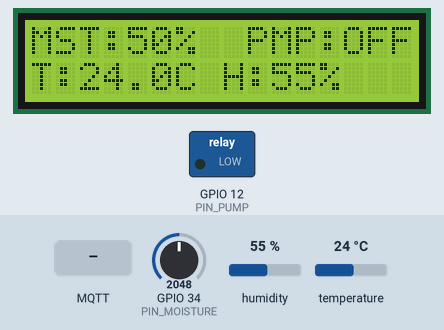
Bench run of a sketch on a simulated ESP32. Shown: 16×2 character LCD, switched loads named in the sketch (green lamp = pin HIGH). The inputs (shaded band) are chosen by the test bench; at power-on: humidity 55 %, GPIO 34 (PIN_MOISTURE) = 2048, temperature 24 °C. WiFi joins after 1.5 s; servers stay silent unless stated; random numbers use the default seed unless the sketch sets one; no MQTT or app messages arrive unless stated; what the sketch prints to the serial monitor is not drawn.

Above: at 5.8 s.
5.9 s: MQTT message "1" arrives on the first subscribed topic
At 7.1 s:
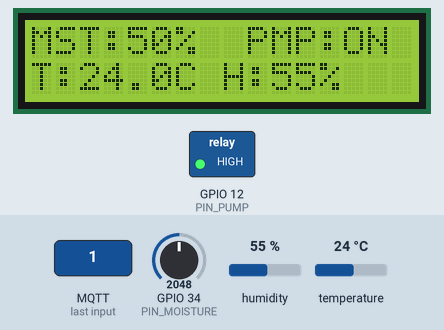
7.4 s: humidity set to 22 %
At 9.4 s:
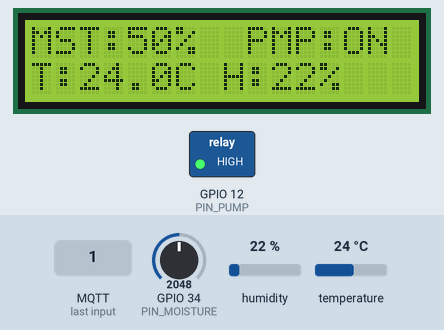
9.7 s: GPIO 34 (PIN_MOISTURE) set to 2866
At 11.3 s:
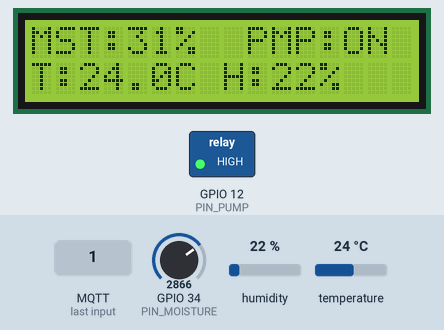
12.2 s: MQTT message "0" arrives on the first subscribed topic
At 13.3 s:
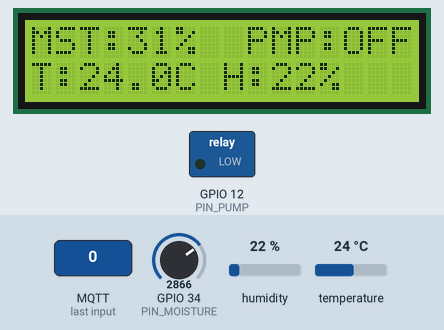
13.7 s: MQTT message "ON" arrives on the first subscribed topic
At 14.4 s:
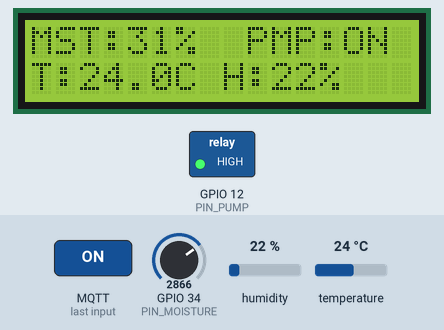
20.7 s: temperature set to 12 °C
At 21.5 s:
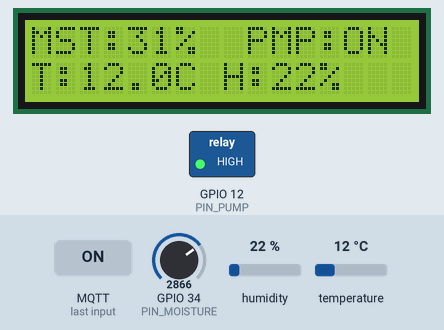
Timing chart, 0 to 23.2 s (numbered marks = the images above; inputs shaded):
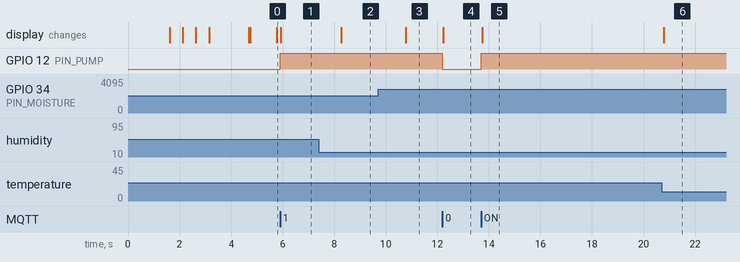

The sketch:

wokwi.ino
```cpp
#include <WiFi.h>
#include <PubSubClient.h>
#include <DHT.h>
#include <Wire.h>
#include <LiquidCrystal_I2C.h>
#include <ArduinoJson.h>

// --- Configuration ---
const char* ssid = "Wokwi-GUEST";
const char* password = "";
const char* mqtt_server = "broker.hivemq.com";
const int mqtt_port = 1883;

// Topic Designations
const char* topic_telemetry = "agrisense/node_wokwi/telemetry";
const char* topic_pump_cmd  = "agrisense/node_wokwi/pump";

// Pin Setup
#define PIN_MOISTURE 34  // Analog pin for potentiometer
#define PIN_DHT      15  // Digital pin for DHT22
#define PIN_PUMP     12  // Digital pin for Relay/LED

// DHT22 Instantiation
#define DHTTYPE DHT22
DHT dht(PIN_DHT, DHTTYPE);

// LCD Instantiation (I2C Address 0x27, 16 Cols, 2 Rows)
LiquidCrystal_I2C lcd(0x27, 16, 2);

// MQTT & WiFi Clients
WiFiClient espClient;
PubSubClient client(espClient);

// Timing variables
unsigned long lastMsgTime = 0;
const unsigned long telemetryInterval = 2500; // Publish every 2.5 seconds

// State Variables
int pumpState = 0; // 0 = OFF, 1 = ON

// --- Functions ---

void setupWiFi() {
  delay(10);
  Serial.println();
  Serial.print("Connecting to WiFi: ");
  Serial.println(ssid);

  lcd.clear();
  lcd.setCursor(0, 0);
  lcd.print("Connecting WiFi");

  WiFi.begin(ssid, password);

  int counter = 0;
  while (WiFi.status() != WL_CONNECTED) {
    delay(500);
    Serial.print(".");
    lcd.setCursor(counter % 16, 1);
    lcd.print(".");
    counter++;
  }

  Serial.println("");
  Serial.println("WiFi Connected!");
  Serial.print("IP Address: ");
  Serial.println(WiFi.localIP());

  lcd.clear();
  lcd.setCursor(0, 0);
  lcd.print("WiFi Connected!");
  lcd.setCursor(0, 1);
  lcd.print(WiFi.localIP().toString());
  delay(1500);
}

void mqttCallback(char* topic, byte* payload, unsigned int length) {
  Serial.print("Message arrived on topic [");
  Serial.print(topic);
  Serial.print("]: ");

  String msg = "";
  for (unsigned int i = 0; i < length; i++) {
    msg += (char)payload[i];
  }
  Serial.println(msg);

  // Command handling
  if (String(topic) == topic_pump_cmd) {
    if (msg == "1" || msg == "ON") {
      pumpState = 1;
      digitalWrite(PIN_PUMP, HIGH);
      Serial.println("Pump Command: TURN ON");
    } else if (msg == "0" || msg == "OFF") {
      pumpState = 0;
      digitalWrite(PIN_PUMP, LOW);
      Serial.println("Pump Command: TURN OFF");
    }
    updateLCDDisplay();
    // Publish status immediately to keep UI in lockstep
    publishTelemetry();
  }
}

void reconnectMQTT() {
  while (!client.connected()) {
    Serial.print("Attempting MQTT connection...");
    lcd.clear();
    lcd.setCursor(0, 0);
    lcd.print("Connecting MQTT");

    // Create a random client ID
    String client_id = "AgriSenseAIClient-" + String(random(0xffff), HEX);

    if (client.connect(client_id.c_str())) {
      Serial.println("Connected!");
      lcd.setCursor(0, 1);
      lcd.print("Broker Online!");

      // Subscribe to command topic
      client.subscribe(topic_pump_cmd);
      Serial.print("Subscribed to command topic: ");
      Serial.println(topic_pump_cmd);
      delay(1000);
    } else {
      Serial.print("failed, rc=");
      Serial.print(client.state());
      Serial.println(" - Retrying in 5 seconds...");
      lcd.setCursor(0, 1);
      lcd.print("Retry in 5 sec...");
      delay(5000);
    }
  }
}

void updateLCDDisplay() {
  // Read local values for instant display response
  int adcVal = analogRead(PIN_MOISTURE);
  // Map ADC (0 - 4095) to Soil Moisture (0% - 100%)
  // High ADC = dry, Low ADC = wet, map: 4095->0%, 0->100%
  float moisturePct = map(adcVal, 0, 4095, 100, 0);
  moisturePct = constrain(moisturePct, 0, 100);

  float temp = dht.readTemperature();
  float hum = dht.readHumidity();

  // Handle DHT read errors
  if (isnan(temp)) temp = 0.0;
  if (isnan(hum)) hum = 0.0;

  lcd.clear();
  lcd.setCursor(0, 0);
  lcd.print("MST:" + String((int)moisturePct) + "%  PMP:" + (pumpState == 1 ? "ON" : "OFF"));

  lcd.setCursor(0, 1);
  lcd.print("T:" + String(temp, 1) + "C H:" + String((int)hum) + "%");
}

void publishTelemetry() {
  int adcVal = analogRead(PIN_MOISTURE);
  // Invert calibration: Wokwi Potentiometer pin goes 0-4095.
  // We map: 0 = 100% (saturated), 4095 = 0% (completely dry).
  float moisturePct = (float)map(adcVal, 0, 4095, 1000, 0) / 10.0;
  moisturePct = constrain(moisturePct, 0.0, 100.0);

  float temp = dht.readTemperature();
  float hum = dht.readHumidity();

  if (isnan(temp)) temp = 24.5; // fallback
  if (isnan(hum)) hum = 58.0;   // fallback

  // Create JSON payload
  StaticJsonDocument<256> doc;
  doc["moisture"] = round(moisturePct * 10.0) / 10.0;
  doc["temperature"] = round(temp * 10.0) / 10.0;
  doc["humidity"] = round(hum * 10.0) / 10.0;
  doc["pump_status"] = pumpState;

  char jsonBuffer[256];
  serializeJson(doc, jsonBuffer);

  Serial.print("Publishing telemetry: ");
  Serial.println(jsonBuffer);

  client.publish(topic_telemetry, jsonBuffer);
}

void setup() {
  Serial.begin(115200);

  // Pin modes
  pinMode(PIN_PUMP, OUTPUT);
  digitalWrite(PIN_PUMP, LOW); // Start with pump OFF

  // Sensors Startup
  dht.begin();

  // Wire initialization for I2C and LCD Setup
  Wire.begin(21, 22);
  lcd.init();
  lcd.backlight();
  lcd.clear();
  lcd.setCursor(0, 0);
  lcd.print("AgriSense AI");
  lcd.setCursor(0, 1);
  lcd.print("Initializing...");
  delay(1500);

  // Network and MQTT Startup
  setupWiFi();
  client.setServer(mqtt_server, mqtt_port);
  client.setCallback(mqttCallback);
}

void loop() {
  if (!client.connected()) {
    reconnectMQTT();
  }
  client.loop();

  unsigned long now = millis();
  if (now - lastMsgTime > telemetryInterval) {
    lastMsgTime = now;
    publishTelemetry();
    updateLCDDisplay();
  }
}
```

Measured:
- after the input at 5.9 s, GPIO 12 (PIN_PUMP): LOW → HIGH at once; the display: changes at once (image 1)
- after the input at 7.4 s, the display: changes after 0.88 s (image 2)
- after the input at 9.7 s, the display: changes after 1.1 s (image 3)
- after the input at 12.2 s, GPIO 12 (PIN_PUMP): HIGH → LOW at once; the display: changes at once (image 4)
- after the input at 13.7 s, GPIO 12 (PIN_PUMP): LOW → HIGH at once; the display: changes at once (image 5)
- after the input at 20.7 s, the display: changes after 0.08 s (image 6)
